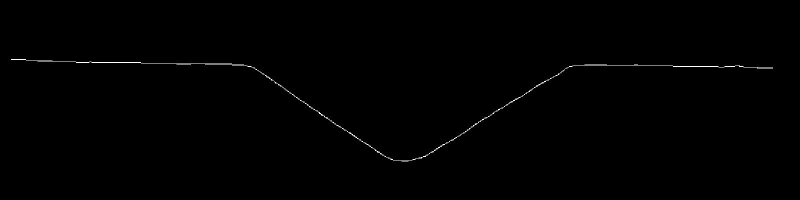
#> input picture OpenCV拟合与特征点识别/test01.jpg, 1600 x 400 px (shown at 1/2 size)
$ python '直线相交法houghlinesP.py'
#> lines starting #> are read from the running program, lines starting #| are printed output that depends on the picture; after the words box and inside, x2 and y2 are one past the last pixel; in counts of white or black regions, pixels touching at a corner belong together; long printed decimals are rounded
# 利用霍夫变换求取直线的端点
# 通过两个端点来直线的一般式方程：f(x) = ax+by+c
# 两条直线的交点：a1x + b1y + c1 = a1x + b2y + c2
# x0 = (b1c2-b2c1)/D
# y0 = (a2c1-a1c2)/D
# D = a1*b2-a2*b1
import cv2
import numpy as np

def ComputeK(line):
    line = line[0]
    x1 = line[0]
    y1 = line[1]
    x2 = line[2]
    y2 = line[3]
    k = (y2-y1)/(x2-x1)
    return k
def get_3idK(lines):
    K = np.zeros(len(lines))
    for i,line in enumerate(lines):
        k = ComputeK(line)
        K[i] = k
    maxK= np.argmax(K)
    minK = np.argmin(K)
    midK = np.argmin(np.abs(K))
    #return [[maxK,K[maxK]],[midK,K[midK]],[minK,K[minK]]]
    return [maxK,midK,minK]
def getPara(line):
    x1=  line[0]
    y1 = line[1]
    x2 = line[2]
    y2 = line[3]
    A = y2-y1
    B = x1-x2
    C = x2*y1-x1*y2
    return [A,B,C]
def getCross(para1,para2):
    D = para1[0]*para2[1]-para2[0]*para1[1]
    x0 = (para1[1]*para2[2]-para2[1]*para1[2])/D
    y0 = (para2[0]*para1[2]-para1[0]*para2[2])/D
    return [x0,y0]
def getLines(gray):
    minLineLength = 250
    maxLineGap = 10
    lines = cv2.HoughLinesP(gray, 1.0, np.pi / 180, 250, minLineLength=minLineLength, maxLineGap=maxLineGap)
    id3 = get_3idK(lines)
    return lines[id3]

def drawLine(lines,img):
    color = [[255,0,0],[0,255,0],[0,0,255]]
    for i in range(len(lines)):
        line = lines[i][0]
        line1 = lines[i][0]
        line2 = lines[(i+1)%3][0]
        para1 = getPara(line1)
        if i==0:
            cv2.line(img, (line[0], line[1]), (line[2]+int((-para1[1]*100/para1[0])), line[3]+100), color[i],2)
        elif i == 2:
            cv2.line(img, (line[0]+ int((-para1[1] * 100 / para1[0])), line[1]+100), (line[2] , line[3]), color[i],2)
        else:
            cv2.line(img, (line[0]-700, line[1]+int((para1[0] * 700 / para1[1]))), (line[2], line[3]), color[i],2)
        para2 = getPara(line2)
        p = getCross(para1,para2)
        print(p)
        cv2.putText(img, "[{:.3f},{:.3f}]".format(p[0], p[1]), (int(p[0])-10,int(p[1])-10),
                    cv2.FONT_HERSHEY_SIMPLEX, 0.8, (255, 255,255), 2, lineType=cv2.LINE_8)
        cv2.circle(img,(int(p[0]),int(p[1])),4,[255,0,255],3 )
    #cv2.circle(img, (int(p[1]), int(p[1])), 2, [0, 255, 0], -1)

img = cv2.imread("test01.jpg")
#> img is the input picture: shape (400, 1600, 3); min 0, max 255, mean 1.1
gray = cv2.cvtColor(img,cv2.COLOR_BGR2GRAY)
lines = getLines(gray)
#> in getLines, `lines = cv2.HoughLinesP(gray, 1.0, np.pi / 180, 250, minLineLength=min..`: lines = [[1129, 134, 1519, 134], [152, 122, 463, 122], [495, 128, 788, 326], [828, 326, 1140, 131], [829, 324, 1142, 128]]
#> in get_3idK, `K = np.zeros(len(lines))`: K = [0, 0, 0, 0, 0]
#> the loop in get_3idK, `for i,line in enumerate(lines):` made 5 passes
#> (x1 in ComputeK, y1 in ComputeK, x2 in ComputeK, y2 in ComputeK, k) on passes 1 to 5: (1129, 134, 1519, 134, 0), (152, 122, 463, 122, 0), (495, 128, 788, 326, 0.676), (828, 326, 1140, 131, -0.625), (829, 324, 1142, 128, -0.626)
#> after the loop in get_3idK, `for i,line in enumerate(lines):`: K = [0, 0, 0.676, -0.625, -0.626]
#> in get_3idK, `maxK= np.argmax(K)`: maxK = 2
#> in get_3idK, `minK = np.argmin(K)`: minK = 4
#> in get_3idK, `midK = np.argmin(np.abs(K))`: midK = 0
#> in getLines, `id3 = get_3idK(lines)`: id3 = [2, 0, 4]
#> lines = [[495, 128, 788, 326], [1129, 134, 1519, 134], [829, 324, 1142, 128]]
print(lines,"####")
#| [[[ 495  128  788  326]]
#|  [[1129  134 1519  134]]
#|  [[ 829  324 1142  128]]] ####
newimg = np.zeros(gray.shape,dtype=np.uint8)
drawLine(lines,img)
#> the loop in drawLine, `for i in range(len(lines)):` made 3 passes
#> line1 on passes 1 to 3: [495, 128, 788, 326], [1129, 134, 1519, 134], [829, 324, 1142, 128]
#| [503.879, 134.0]
#| [1132.418, 134.0]
#| [806.183, 338.288]
#> after the loop in drawLine, `for i in range(len(lines)):`:
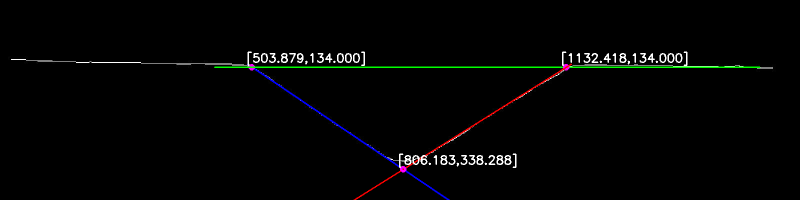
#> img: shape (400, 1600, 3) (shown at 1/2 size); 1.86% of pixels changed, all inside (x1, y1, x2, y2) = (428, 103, 1521, 400)
cv2.imshow("origin",img)
cv2.imshow("newimg",newimg)
cv2.waitKey(0)
